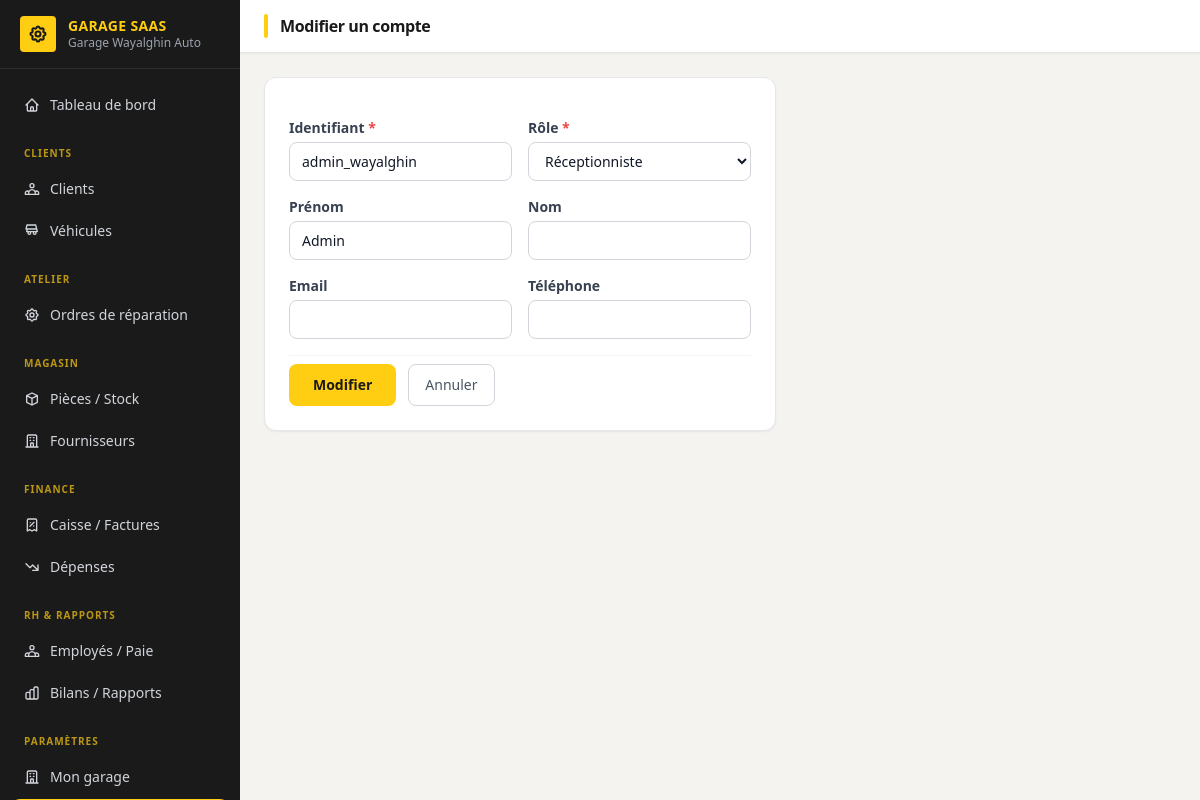
The app's page /compte/equipe/1/modifier/ (signed in) with its own data.
### accounts/models.py (models this page shows, shortened)
class User(AbstractUser):
    ROLE_ADMIN = "admin"
    ROLE_RECEPTION = "reception"
    ROLE_MECHANIC = "mechanic"
    ROLE_CASHIER = "cashier"
    ROLE_STOREKEEPER = "storekeeper"
    ROLE_CHOICES = [
        (ROLE_ADMIN, "Administrateur garage"),
        (ROLE_RECEPTION, "Réceptionniste"),
        (ROLE_MECHANIC, "Mécanicien"),
        (ROLE_CASHIER, "Caissier"),
        (ROLE_STOREKEEPER, "Magasinier"),
    ]
    garage = models.ForeignKey(
        "tenants.Garage",
        on_delete=models.CASCADE,
        related_name="users",
        null=True,
        blank=True,
        help_text="Vide pour le staff plateforme (superuser).",
    )
    role = models.CharField(max_length=20, choices=ROLE_CHOICES, blank=True)
    phone = models.CharField(max_length=30, blank=True)
    @property
    def is_garage_admin(self):
        return self.role == self.ROLE_ADMIN

### tenants/models.py (models this page shows, shortened)
class Garage(TimeStampedModel):
    PLAN_CHOICES = [
        ("starter", "Starter"),
        ("pro", "Pro"),
        ("business", "Business"),
    ]
    name = models.CharField("Nom du garage", max_length=150)
    slug = models.SlugField(max_length=160, unique=True, blank=True)
    city = models.CharField("Ville", max_length=100, blank=True)
    phone = models.CharField("Téléphone", max_length=30, blank=True)
    whatsapp_number = models.CharField("Numéro WhatsApp", max_length=30, blank=True)
    email = models.EmailField(blank=True)
    address = models.CharField(max_length=255, blank=True)
    plan = models.CharField(max_length=20, choices=PLAN_CHOICES, default="starter")
    is_active = models.BooleanField(default=True)
    trial_ends_at = models.DateField(null=True, blank=True)
    logo = models.ImageField(
        "Logo",
        upload_to="garages/logos/",
        null=True,
        blank=True,
        help_text="Logo affiché dans l'interface du garage.",
    )
    faest_supplier_enabled = models.BooleanField(
        "Approvisionnement FAEST activé",
        default=False,
        help_text="Permet à ce garage de commander des pièces directement via FAEST depuis la plateforme.",
    )
    class Meta:
        verbose_name = "Garage"
        verbose_name_plural = "Garages"
        ordering = ["name"]

### accounts/views.py (the view)
# urls.py: path("equipe/<int:pk>/modifier/", views.user_edit, name="user_edit"),
@login_required
def user_edit(request, pk):
    guard = _require_garage_admin(request)
    if guard:
        return guard
    target = get_object_or_404(User, pk=pk, garage=request.user.garage)
    if request.method == "POST":
        form = UserEditForm(request.POST, instance=target)
        if form.is_valid():
            if target.pk == request.user.pk and form.cleaned_data.get("role") != User.ROLE_ADMIN:
                messages.error(request, "Vous ne pouvez pas modifier votre propre rôle d'administrateur.")
                return redirect("user_edit", pk=pk)
            form.save()
            messages.success(request, "Compte mis à jour.")
            return redirect("user_list")
    else:
        form = UserEditForm(instance=target)
    return render(request, "accounts/user_form.html", {
        "form": form,
        "action": "Modifier",
        "target": target,
    })

### accounts/forms.py
class UserEditForm(forms.ModelForm):
    role = forms.ChoiceField(
        choices=STAFF_ROLE_CHOICES,
        widget=forms.Select(attrs={"class": _INPUT}),
    )
    class Meta:
        model = User
        fields = ("username", "first_name", "last_name", "email", "phone", "role")
        widgets = {
            "username": forms.TextInput(attrs={"class": _INPUT}),
            "first_name": forms.TextInput(attrs={"class": _INPUT}),
            "last_name": forms.TextInput(attrs={"class": _INPUT}),
            "email": forms.EmailInput(attrs={"class": _INPUT}),
            "phone": forms.TextInput(attrs={"class": _INPUT}),
        }

### accounts/views.py (called while the page is built)
def _require_garage_admin(request):
    if not request.user.is_authenticated:
        return redirect("login")
    if not request.user.is_garage_admin:
        messages.error(request, "Accès réservé à l'administrateur du garage.")
        return redirect("dashboard_home")
    return None

### accounts/templates/accounts/user_form.html (shortened to what this page needs)
{% extends "dashboard/base.html" %}
{% block page_title %}{{ action }} un compte{% endblock %}
{% block content %}
<div class="max-w-lg">
  <div class="bg-white rounded-xl shadow-sm border border-gray-200 p-6">
    <form method="post" class="space-y-4">
      <div class="grid grid-cols-1 sm:grid-cols-2 gap-4">
        <div>
          <label class="block text-sm font-semibold text-gray-700 mb-1">Identifiant <span class="text-red-500">*</span></label>
          {{ form.username }}
        </div>
        <div>
          <label class="block text-sm font-semibold text-gray-700 mb-1">Rôle <span class="text-red-500">*</span></label>
          {{ form.role }}
        </div>
        <div>
          <label class="block text-sm font-semibold text-gray-700 mb-1">Prénom</label>
          {{ form.first_name }}
        </div>
        <div>
          <label class="block text-sm font-semibold text-gray-700 mb-1">Nom</label>
          {{ form.last_name }}
        </div>
        <div>
          <label class="block text-sm font-semibold text-gray-700 mb-1">Email</label>
          {{ form.email }}
        </div>
        <div>
          <label class="block text-sm font-semibold text-gray-700 mb-1">Téléphone</label>
          {{ form.phone }}
        </div>
      </div>
      <div class="flex gap-3 pt-2 border-t border-gray-100">
        <button type="submit"
                class="bg-[#FFCD11] hover:bg-[#E6B800] text-[#1A1A1A] font-bold py-2.5 px-6 rounded-lg text-sm transition-colors">
          {{ action }}
        </button>
        <a href="{% url 'user_list' %}"
           class="py-2.5 px-4 text-sm text-gray-600 hover:text-gray-900 border border-gray-300 rounded-lg hover:bg-gray-50 transition-colors">
          Annuler
        </a>
      </div>
    </form>
  </div>
</div>
{% endblock %}

### dashboard/templates/dashboard/base.html (shortened to what this page needs)
<!DOCTYPE html>
<html lang="fr">
<head>
  <script src="https://cdn.tailwindcss.com"></script>
</head>
<body class="bg-[#F4F3EF] text-gray-900 min-h-screen flex">
  <aside class="w-60 bg-[#1A1A1A] text-white flex-shrink-0 flex flex-col fixed h-full z-10 overflow-y-auto">
    <div class="px-5 py-4 border-b border-[#2E2E2E] flex items-center gap-3 flex-shrink-0">
      {% if user.garage and user.garage.logo %}
        <img src="{{ user.garage.logo.url }}" alt="Logo"
             class="h-9 w-9 object-contain rounded bg-white p-0.5 flex-shrink-0">
      {% else %}
        <div class="h-9 w-9 rounded bg-[#FFCD11] flex items-center justify-center flex-shrink-0">
        </div>
      {% endif %}
      <div class="min-w-0">
        <div class="font-bold text-sm leading-tight text-[#FFCD11] tracking-wide">GARAGE SAAS</div>
        {% if user.garage %}
        <div class="text-gray-400 text-xs truncate">{{ user.garage.name }}</div>
        {% else %}
        <div class="text-gray-500 text-xs">Plateforme</div>
        {% endif %}
      </div>
    </div>
    <nav class="flex-1 px-3 py-4 space-y-0.5 text-sm">
      {% with n=request.resolver_match.url_name %}
      <a href="{% url 'dashboard_home' %}"
         class="flex items-center gap-2.5 px-3 py-2.5 rounded-lg transition-colors font-medium
                {% if n == 'dashboard_home' %}bg-[#FFCD11] text-[#1A1A1A]{% else %}text-gray-300 hover:bg-[#2A2A2A] hover:text-white{% endif %}">
        Tableau de bord
      </a>
      <div class="pt-4 pb-1 px-3 text-[10px] text-[#FFCD11] uppercase tracking-widest font-bold opacity-70">Clients</div>
      <a href="{% url 'client_list' %}"
         class="flex items-center gap-2.5 px-3 py-2.5 rounded-lg transition-colors
                {% if 'client' in n and 'vehicle' not in n %}bg-[#FFCD11] text-[#1A1A1A] font-semibold{% else %}text-gray-300 hover:bg-[#2A2A2A] hover:text-white{% endif %}">
        Clients
      </a>
      <a href="{% url 'vehicle_list' %}"
         class="flex items-center gap-2.5 px-3 py-2.5 rounded-lg transition-colors
                {% if 'vehicle' in n %}bg-[#FFCD11] text-[#1A1A1A] font-semibold{% else %}text-gray-300 hover:bg-[#2A2A2A] hover:text-white{% endif %}">
        <svg xmlns="http://www.w3.org/2000/svg" class="h-4 w-4 flex-shrink-0" fill="none" viewBox="0 0 24 24" stroke="currentColor" stroke-width="2">
          <path stroke-linecap="round" stroke-linejoin="round" d="M8 17a2 2 0 100-4 2 2 0 000 4zm8 0a2 2 0 100-4 2 2 0 000 4zM3 9l1.5-6h13L19 9m0 0H5m14 0l1 4H4l1-4" />
        </svg>
        Véhicules
      </a>
      <div class="pt-4 pb-1 px-3 text-[10px] text-[#FFCD11] uppercase tracking-widest font-bold opacity-70">Atelier</div>
      <a href="{% url 'order_list' %}"
         class="flex items-center gap-2.5 px-3 py-2.5 rounded-lg transition-colors
                {% if 'order' in n or 'task' in n or 'part_' in n %}bg-[#FFCD11] text-[#1A1A1A] font-semibold{% else %}text-gray-300 hover:bg-[#2A2A2A] hover:text-white{% endif %}">
        Ordres de réparation
      </a>
      <div class="pt-4 pb-1 px-3 text-[10px] text-[#FFCD11] uppercase tracking-widest font-bold opacity-70">Magasin</div>
      <a href="{% url 'part_list' %}"
         class="flex items-center gap-2.5 px-3 py-2.5 rounded-lg transition-colors
                {% if 'part' in n and 'order' not in n %}bg-[#FFCD11] text-[#1A1A1A] font-semibold{% else %}text-gray-300 hover:bg-[#2A2A2A] hover:text-white{% endif %}">
        <svg xmlns="http://www.w3.org/2000/svg" class="h-4 w-4 flex-shrink-0" fill="none" viewBox="0 0 24 24" stroke="currentColor" stroke-width="2">
          <path stroke-linecap="round" stroke-linejoin="round" d="M20 7l-8-4-8 4m16 0l-8 4m8-4v10l-8 4m0-10L4 7m8 4v10M4 7v10l8 4" />
        </svg>
        Pièces / Stock
      </a>
      <a href="{% url 'supplier_list' %}"
         class="flex items-center gap-2.5 px-3 py-2.5 rounded-lg transition-colors
                {% if 'supplier' in n %}bg-[#FFCD11] text-[#1A1A1A] font-semibold{% else %}text-gray-300 hover:bg-[#2A2A2A] hover:text-white{% endif %}">
        Fournisseurs
      </a>
      <div class="pt-4 pb-1 px-3 text-[10px] text-[#FFCD11] uppercase tracking-widest font-bold opacity-70">Finance</div>
      <a href="{% url 'invoice_list' %}"
         class="flex items-center gap-2.5 px-3 py-2.5 rounded-lg transition-colors
                {% if 'invoice' in n or 'payment' in n %}bg-[#FFCD11] text-[#1A1A1A] font-semibold{% else %}text-gray-300 hover:bg-[#2A2A2A] hover:text-white{% endif %}">
        <svg xmlns="http://www.w3.org/2000/svg" class="h-4 w-4 flex-shrink-0" fill="none" viewBox="0 0 24 24" stroke="currentColor" stroke-width="2">
          <path stroke-linecap="round" stroke-linejoin="round" d="M9 14l6-6m-5.5.5h.01m4.99 5h.01M19 21V5a2 2 0 00-2-2H7a2 2 0 00-2 2v16l3.5-2 3.5 2 3.5-2 3.5 2z" />
        </svg>
        Caisse / Factures
      </a>
      <a href="{% url 'expense_list' %}"
         class="flex items-center gap-2.5 px-3 py-2.5 rounded-lg transition-colors
                {% if 'expense' in n %}bg-[#FFCD11] text-[#1A1A1A] font-semibold{% else %}text-gray-300 hover:bg-[#2A2A2A] hover:text-white{% endif %}">
        <svg xmlns="http://www.w3.org/2000/svg" class="h-4 w-4 flex-shrink-0" fill="none" viewBox="0 0 24 24" stroke="currentColor" stroke-width="2">
          <path stroke-linecap="round" stroke-linejoin="round" d="M13 17h8m0 0V9m0 8l-8-8-4 4-6-6" />
        </svg>
        Dépenses
      </a>
      <div class="pt-4 pb-1 px-3 text-[10px] text-[#FFCD11] uppercase tracking-widest font-bold opacity-70">RH &amp; Rapports</div>
      <a href="{% url 'employee_list' %}"
         class="flex items-center gap-2.5 px-3 py-2.5 rounded-lg transition-colors
                {% if 'employee' in n or 'payroll' in n or 'payslip' in n %}bg-[#FFCD11] text-[#1A1A1A] font-semibold{% else %}text-gray-300 hover:bg-[#2A2A2A] hover:text-white{% endif %}">
        Employés / Paie
      </a>
      <a href="{% url 'bilan' %}"
         class="flex items-center gap-2.5 px-3 py-2.5 rounded-lg transition-colors
                {% if n == 'bilan' %}bg-[#FFCD11] text-[#1A1A1A] font-semibold{% else %}text-gray-300 hover:bg-[#2A2A2A] hover:text-white{% endif %}">
        Bilans / Rapports
      </a>
      {% if user.is_garage_admin or user.is_superuser %}
      <div class="pt-4 pb-1 px-3 text-[10px] text-[#FFCD11] uppercase tracking-widest font-bold opacity-70">Paramètres</div>
      {% if user.is_garage_admin %}
      <a href="{% url 'garage_settings' %}"
         class="flex items-center gap-2.5 px-3 py-2.5 rounded-lg transition-colors
                {% if n == 'garage_settings' %}bg-[#FFCD11] text-[#1A1A1A] font-semibold{% else %}text-gray-300 hover:bg-[#2A2A2A] hover:text-white{% endif %}">
        Mon garage
      </a>
      {% endif %}
      {% endif %}
      {% endwith %}
    </nav>
  </aside>
  <div class="ml-60 flex-1 flex flex-col min-h-screen">
    <header class="bg-white border-b border-gray-200 px-6 py-3.5 flex items-center justify-between sticky top-0 z-10 shadow-sm">
      <div class="flex items-center gap-3">
        <div class="w-1 h-6 bg-[#FFCD11] rounded-full"></div>
        <h1 class="text-base font-bold text-[#1A1A1A] tracking-tight">{% block page_title %}{% endblock %}</h1>
      </div>
    </header>
    <main class="flex-1 p-6">
      {% block content %}{% endblock %}
    </main>
  </div>
</body>
</html>

### dashboard/templates/dashboard/base.html (style rules this page uses)
input[type="text"], input[type="email"], input[type="number"], input[type="tel"], input[type="date"], input[type="password"], input[type="url"], select, textarea { display: block; width: 100%; border: 1px solid #D1D5DB; border-radius: 0.5rem; padding: 0.5rem 0.75rem; font-size: 0.875rem; line-height: 1.5; color: #111827; background: #fff; transition: border-color .15s, box-shadow .15s; }

### records on screen
User: garage.name "Garage Wayalghin Auto", username "admin_wayalghin", role "Réceptionniste", first_name "Admin"

### other values on screen
{{ action }} "Modifier"
